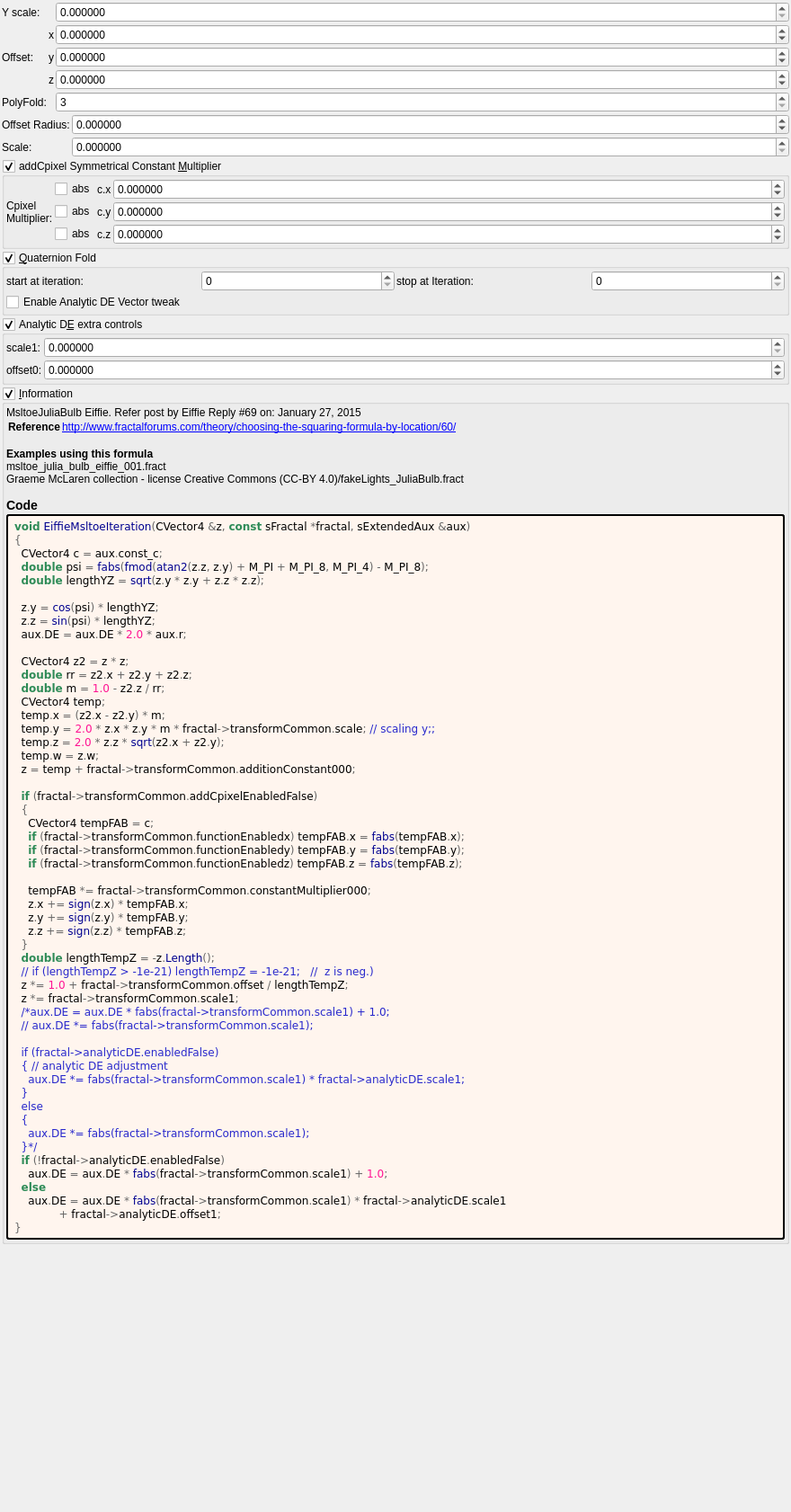
<?xml version="1.0" encoding="UTF-8"?>
<ui version="4.0">
 <class>Form</class>
 <widget class="QWidget" name="Form">
  <property name="geometry">
   <rect>
    <x>0</x>
    <y>0</y>
    <width>880</width>
    <height>1682</height>
   </rect>
  </property>
  <property name="windowTitle">
   <string notr="true">eiffie_msltoe</string>
  </property>
  <layout class="QVBoxLayout" name="verticalLayout">
   <property name="spacing">
    <number>2</number>
   </property>
   <property name="leftMargin">
    <number>2</number>
   </property>
   <property name="topMargin">
    <number>2</number>
   </property>
   <property name="rightMargin">
    <number>2</number>
   </property>
   <property name="bottomMargin">
    <number>2</number>
   </property>
   <item>
    <layout class="QGridLayout" name="gridLayout_6" columnstretch="0,0,1">
     <property name="spacing">
      <number>2</number>
     </property>
     <item row="3" column="1">
      <widget class="QLabel" name="label_266">
       <property name="text">
        <string notr="true">z</string>
       </property>
      </widget>
     </item>
     <item row="1" column="1">
      <widget class="QLabel" name="label_257">
       <property name="text">
        <string notr="true">x</string>
       </property>
      </widget>
     </item>
     <item row="0" column="2">
      <widget class="MyDoubleSpinBox" name="spinbox_transf_scale">
       <property name="sizePolicy">
        <sizepolicy hsizetype="Minimum" vsizetype="Maximum">
         <horstretch>0</horstretch>
         <verstretch>0</verstretch>
        </sizepolicy>
       </property>
       <property name="prefix">
        <string/>
       </property>
       <property name="suffix">
        <string/>
       </property>
       <property name="decimals">
        <number>6</number>
       </property>
       <property name="minimum">
        <double>0.000000000000000</double>
       </property>
       <property name="maximum">
        <double>99.998999999999995</double>
       </property>
       <property name="singleStep">
        <double>0.100000000000000</double>
       </property>
      </widget>
     </item>
     <item row="0" column="0">
      <widget class="QLabel" name="label_8">
       <property name="text">
        <string>Y scale:</string>
       </property>
      </widget>
     </item>
     <item row="2" column="1">
      <widget class="QLabel" name="label_264">
       <property name="text">
        <string notr="true">y</string>
       </property>
      </widget>
     </item>
     <item row="1" column="2">
      <widget class="MyDoubleSpinBox" name="spinbox3_transf_addition_constant_neg100_x">
       <property name="sizePolicy">
        <sizepolicy hsizetype="Minimum" vsizetype="Maximum">
         <horstretch>0</horstretch>
         <verstretch>0</verstretch>
        </sizepolicy>
       </property>
       <property name="prefix">
        <string/>
       </property>
       <property name="suffix">
        <string/>
       </property>
       <property name="decimals">
        <number>6</number>
       </property>
       <property name="minimum">
        <double>-99.989999999999995</double>
       </property>
       <property name="maximum">
        <double>99.989999999999995</double>
       </property>
       <property name="singleStep">
        <double>0.100000000000000</double>
       </property>
      </widget>
     </item>
     <item row="2" column="2">
      <widget class="MyDoubleSpinBox" name="spinbox3_transf_addition_constant_neg100_y">
       <property name="sizePolicy">
        <sizepolicy hsizetype="Minimum" vsizetype="Maximum">
         <horstretch>0</horstretch>
         <verstretch>0</verstretch>
        </sizepolicy>
       </property>
       <property name="prefix">
        <string/>
       </property>
       <property name="suffix">
        <string/>
       </property>
       <property name="decimals">
        <number>6</number>
       </property>
       <property name="minimum">
        <double>-99.989999999999995</double>
       </property>
       <property name="maximum">
        <double>99.989999999999995</double>
       </property>
       <property name="singleStep">
        <double>0.100000000000000</double>
       </property>
      </widget>
     </item>
     <item row="2" column="0">
      <widget class="QLabel" name="label_267">
       <property name="text">
        <string>Offset:</string>
       </property>
      </widget>
     </item>
     <item row="3" column="2">
      <widget class="MyDoubleSpinBox" name="spinbox3_transf_addition_constant_neg100_z">
       <property name="sizePolicy">
        <sizepolicy hsizetype="Minimum" vsizetype="Maximum">
         <horstretch>0</horstretch>
         <verstretch>0</verstretch>
        </sizepolicy>
       </property>
       <property name="prefix">
        <string/>
       </property>
       <property name="suffix">
        <string/>
       </property>
       <property name="decimals">
        <number>6</number>
       </property>
       <property name="minimum">
        <double>-99.989999999999995</double>
       </property>
       <property name="maximum">
        <double>99.989999999999995</double>
       </property>
       <property name="singleStep">
        <double>0.100000000000000</double>
       </property>
      </widget>
     </item>
     <item row="4" column="0">
      <widget class="QLabel" name="label_269">
       <property name="text">
        <string>PolyFold:</string>
       </property>
      </widget>
     </item>
     <item row="4" column="2">
      <widget class="MySpinBox" name="spinboxInt_transf_int8_Y">
       <property name="sizePolicy">
        <sizepolicy hsizetype="Minimum" vsizetype="Maximum">
         <horstretch>0</horstretch>
         <verstretch>0</verstretch>
        </sizepolicy>
       </property>
       <property name="minimum">
        <number>3</number>
       </property>
       <property name="maximum">
        <number>999</number>
       </property>
      </widget>
     </item>
    </layout>
   </item>
   <item>
    <layout class="QGridLayout" name="gridLayout_3" columnstretch="0,1">
     <property name="spacing">
      <number>2</number>
     </property>
     <item row="1" column="1">
      <widget class="MyDoubleSpinBox" name="spinbox_transf_scale_1">
       <property name="sizePolicy">
        <sizepolicy hsizetype="Minimum" vsizetype="Maximum">
         <horstretch>0</horstretch>
         <verstretch>0</verstretch>
        </sizepolicy>
       </property>
       <property name="prefix">
        <string/>
       </property>
       <property name="suffix">
        <string/>
       </property>
       <property name="decimals">
        <number>6</number>
       </property>
       <property name="minimum">
        <double>0.000000000000000</double>
       </property>
       <property name="maximum">
        <double>99.998999999999995</double>
       </property>
       <property name="singleStep">
        <double>0.100000000000000</double>
       </property>
      </widget>
     </item>
     <item row="0" column="0">
      <widget class="QLabel" name="label_146">
       <property name="text">
        <string>Offset Radius:</string>
       </property>
      </widget>
     </item>
     <item row="1" column="0">
      <widget class="QLabel" name="label_147">
       <property name="text">
        <string>Scale:</string>
       </property>
      </widget>
     </item>
     <item row="0" column="1">
      <widget class="MyDoubleSpinBox" name="spinbox_transf_offset">
       <property name="sizePolicy">
        <sizepolicy hsizetype="Minimum" vsizetype="Maximum">
         <horstretch>0</horstretch>
         <verstretch>0</verstretch>
        </sizepolicy>
       </property>
       <property name="prefix">
        <string/>
       </property>
       <property name="suffix">
        <string/>
       </property>
       <property name="decimals">
        <number>6</number>
       </property>
       <property name="minimum">
        <double>-99.998999999999995</double>
       </property>
       <property name="maximum">
        <double>99.998999999999995</double>
       </property>
       <property name="singleStep">
        <double>0.100000000000000</double>
       </property>
       <property name="value">
        <double>0.000000000000000</double>
       </property>
      </widget>
     </item>
    </layout>
   </item>
   <item>
    <widget class="MyGroupBox" name="groupCheck_transf_addCpixel_enabled_false">
     <property name="toolTip">
      <string>&lt;html&gt;&lt;head/&gt;&lt;body&gt;&lt;p&gt;Cpixel is CVector3 c = ( c.x, c.y, c.z). It is each original point (pixel) in 3D space where the iteration starts from, ( c = original z for each point .) It is commonly found in formula structures z = f(z) + c.&lt;/p&gt;&lt;p&gt;The Cpixel multiplier effectively scales this point &amp;quot;c&amp;quot; towards the origin.&lt;/p&gt;&lt;p&gt;This transform allows the addition or subtraction of Cpixel, dependent on whether z is postive or negative.&lt;/p&gt;&lt;p&gt;e.g if &lt;span style=&quot; font-style:italic;&quot;&gt;z.x&lt;/span&gt; is positive then &lt;span style=&quot; font-style:italic;&quot;&gt;fabs(c.x)&lt;/span&gt; is added, if &lt;span style=&quot; font-style:italic;&quot;&gt;z.x&lt;/span&gt; is negative then &lt;span style=&quot; font-style:italic;&quot;&gt;fabs(c)&lt;/span&gt; is subtracted. &lt;/p&gt;&lt;p&gt;Also try negative addCpixel constant multipliers.&lt;/p&gt;&lt;p&gt;If checkBoxes are disabled then Cpixel remains signed.&lt;/p&gt;&lt;p&gt;&lt;br/&gt;&lt;/p&gt;&lt;/body&gt;&lt;/html&gt;</string>
     </property>
     <property name="title">
      <string>addCpixel Symmetrical Constant &amp;Multiplier</string>
     </property>
     <property name="checkable">
      <bool>true</bool>
     </property>
     <layout class="QVBoxLayout" name="verticalLayout_49">
      <property name="spacing">
       <number>2</number>
      </property>
      <property name="leftMargin">
       <number>2</number>
      </property>
      <property name="topMargin">
       <number>2</number>
      </property>
      <property name="rightMargin">
       <number>2</number>
      </property>
      <property name="bottomMargin">
       <number>2</number>
      </property>
      <item>
       <layout class="QGridLayout" name="gridLayout_23" columnstretch="0,0,0,1">
        <property name="spacing">
         <number>2</number>
        </property>
        <item row="0" column="2">
         <widget class="QLabel" name="label_109">
          <property name="text">
           <string notr="true">c.x</string>
          </property>
         </widget>
        </item>
        <item row="2" column="3">
         <widget class="MyDoubleSpinBox" name="spinbox3_transf_constant_multiplier_000_z">
          <property name="sizePolicy">
           <sizepolicy hsizetype="Minimum" vsizetype="Maximum">
            <horstretch>0</horstretch>
            <verstretch>0</verstretch>
           </sizepolicy>
          </property>
          <property name="prefix">
           <string/>
          </property>
          <property name="suffix">
           <string/>
          </property>
          <property name="decimals">
           <number>6</number>
          </property>
          <property name="minimum">
           <double>-99.989999999999995</double>
          </property>
          <property name="maximum">
           <double>99.989999999999995</double>
          </property>
          <property name="singleStep">
           <double>0.100000000000000</double>
          </property>
         </widget>
        </item>
        <item row="2" column="1">
         <widget class="MyCheckBox" name="checkBox_transf_function_enabledz">
          <property name="text">
           <string notr="true">abs</string>
          </property>
         </widget>
        </item>
        <item row="1" column="3">
         <widget class="MyDoubleSpinBox" name="spinbox3_transf_constant_multiplier_000_y">
          <property name="sizePolicy">
           <sizepolicy hsizetype="Minimum" vsizetype="Maximum">
            <horstretch>0</horstretch>
            <verstretch>0</verstretch>
           </sizepolicy>
          </property>
          <property name="prefix">
           <string/>
          </property>
          <property name="suffix">
           <string/>
          </property>
          <property name="decimals">
           <number>6</number>
          </property>
          <property name="minimum">
           <double>-99.989999999999995</double>
          </property>
          <property name="maximum">
           <double>99.989999999999995</double>
          </property>
          <property name="singleStep">
           <double>0.100000000000000</double>
          </property>
         </widget>
        </item>
        <item row="2" column="2">
         <widget class="QLabel" name="label_111">
          <property name="text">
           <string notr="true">c.z</string>
          </property>
         </widget>
        </item>
        <item row="0" column="1">
         <widget class="MyCheckBox" name="checkBox_transf_function_enabledx">
          <property name="text">
           <string notr="true">abs</string>
          </property>
         </widget>
        </item>
        <item row="1" column="1">
         <widget class="MyCheckBox" name="checkBox_transf_function_enabledy">
          <property name="text">
           <string notr="true">abs</string>
          </property>
         </widget>
        </item>
        <item row="0" column="3">
         <widget class="MyDoubleSpinBox" name="spinbox3_transf_constant_multiplier_000_x">
          <property name="sizePolicy">
           <sizepolicy hsizetype="Minimum" vsizetype="Maximum">
            <horstretch>0</horstretch>
            <verstretch>0</verstretch>
           </sizepolicy>
          </property>
          <property name="prefix">
           <string/>
          </property>
          <property name="suffix">
           <string/>
          </property>
          <property name="decimals">
           <number>6</number>
          </property>
          <property name="minimum">
           <double>-99.989999999999995</double>
          </property>
          <property name="maximum">
           <double>99.989999999999995</double>
          </property>
          <property name="singleStep">
           <double>0.100000000000000</double>
          </property>
         </widget>
        </item>
        <item row="1" column="2">
         <widget class="QLabel" name="label_110">
          <property name="text">
           <string notr="true">c.y</string>
          </property>
         </widget>
        </item>
        <item row="0" column="0" rowspan="3">
         <widget class="QLabel" name="label_112">
          <property name="text">
           <string>Cpixel 
Multiplier:</string>
          </property>
         </widget>
        </item>
       </layout>
      </item>
     </layout>
    </widget>
   </item>
   <item>
    <widget class="MyGroupBox" name="groupCheck_transf_function_enabled_false">
     <property name="title">
      <string>&amp;Quaternion Fold</string>
     </property>
     <property name="checkable">
      <bool>true</bool>
     </property>
     <layout class="QVBoxLayout" name="verticalLayout_10" stretch="0,0">
      <property name="spacing">
       <number>2</number>
      </property>
      <property name="leftMargin">
       <number>2</number>
      </property>
      <property name="topMargin">
       <number>2</number>
      </property>
      <property name="rightMargin">
       <number>2</number>
      </property>
      <property name="bottomMargin">
       <number>2</number>
      </property>
      <item>
       <layout class="QGridLayout" name="gridLayout_2">
        <property name="spacing">
         <number>2</number>
        </property>
        <item row="0" column="1">
         <widget class="MySpinBox" name="spinboxInt_transf_start_iterations_A">
          <property name="sizePolicy">
           <sizepolicy hsizetype="Minimum" vsizetype="Maximum">
            <horstretch>0</horstretch>
            <verstretch>0</verstretch>
           </sizepolicy>
          </property>
          <property name="minimum">
           <number>0</number>
          </property>
          <property name="maximum">
           <number>999</number>
          </property>
          <property name="value">
           <number>0</number>
          </property>
         </widget>
        </item>
        <item row="0" column="0">
         <widget class="QLabel" name="label_52">
          <property name="text">
           <string>start at iteration:</string>
          </property>
         </widget>
        </item>
        <item row="0" column="2">
         <widget class="QLabel" name="label_53">
          <property name="text">
           <string>stop at Iteration:</string>
          </property>
         </widget>
        </item>
        <item row="0" column="3">
         <widget class="MySpinBox" name="spinboxInt_transf_stop_iterations_A">
          <property name="sizePolicy">
           <sizepolicy hsizetype="Minimum" vsizetype="Maximum">
            <horstretch>0</horstretch>
            <verstretch>0</verstretch>
           </sizepolicy>
          </property>
          <property name="maximum">
           <number>999</number>
          </property>
         </widget>
        </item>
       </layout>
      </item>
      <item>
       <widget class="MyCheckBox" name="checkBox_analyticDE_enabled_false">
        <property name="text">
         <string>Enable Analytic DE Vector tweak</string>
        </property>
       </widget>
      </item>
     </layout>
    </widget>
   </item>
   <item>
    <widget class="MyGroupBox" name="groupCheck_analyticDE_enabled_false">
     <property name="toolTip">
      <string>&lt;html&gt;&lt;head/&gt;&lt;body&gt;&lt;p&gt;Adjusts the DE every time this slot is iterated.&lt;/p&gt;&lt;p&gt;The aim is to keep these parameters as low as possible.&lt;/p&gt;&lt;p&gt;High values improve the DE, but detail is lost.&lt;/p&gt;&lt;p&gt;Occasionally a negative Offset value is used. &lt;/p&gt;&lt;/body&gt;&lt;/html&gt;</string>
     </property>
     <property name="title">
      <string>Analytic D&amp;E extra controls</string>
     </property>
     <property name="checkable">
      <bool>true</bool>
     </property>
     <layout class="QVBoxLayout" name="verticalLayout_13" stretch="0">
      <property name="spacing">
       <number>2</number>
      </property>
      <property name="leftMargin">
       <number>2</number>
      </property>
      <property name="topMargin">
       <number>2</number>
      </property>
      <property name="rightMargin">
       <number>2</number>
      </property>
      <property name="bottomMargin">
       <number>2</number>
      </property>
      <item>
       <layout class="QGridLayout" name="gridLayout_27" columnstretch="0,0,1">
        <property name="spacing">
         <number>2</number>
        </property>
        <item row="1" column="1">
         <widget class="QLabel" name="label_177">
          <property name="text">
           <string>offset0:</string>
          </property>
         </widget>
        </item>
        <item row="1" column="2">
         <widget class="MyDoubleSpinBox" name="spinbox_analyticDE_offset_0">
          <property name="sizePolicy">
           <sizepolicy hsizetype="Minimum" vsizetype="Maximum">
            <horstretch>0</horstretch>
            <verstretch>0</verstretch>
           </sizepolicy>
          </property>
          <property name="prefix">
           <string/>
          </property>
          <property name="suffix">
           <string/>
          </property>
          <property name="decimals">
           <number>6</number>
          </property>
          <property name="minimum">
           <double>-99.989999999999995</double>
          </property>
          <property name="maximum">
           <double>99.989999999999995</double>
          </property>
          <property name="singleStep">
           <double>0.100000000000000</double>
          </property>
         </widget>
        </item>
        <item row="0" column="2">
         <widget class="MyDoubleSpinBox" name="spinbox_analyticDE_scale_1">
          <property name="sizePolicy">
           <sizepolicy hsizetype="Minimum" vsizetype="Maximum">
            <horstretch>0</horstretch>
            <verstretch>0</verstretch>
           </sizepolicy>
          </property>
          <property name="prefix">
           <string/>
          </property>
          <property name="suffix">
           <string/>
          </property>
          <property name="decimals">
           <number>6</number>
          </property>
          <property name="minimum">
           <double>0.000000000000000</double>
          </property>
          <property name="maximum">
           <double>99.989999999999995</double>
          </property>
          <property name="singleStep">
           <double>0.100000000000000</double>
          </property>
         </widget>
        </item>
        <item row="0" column="1">
         <widget class="QLabel" name="label_182">
          <property name="text">
           <string>scale1:</string>
          </property>
         </widget>
        </item>
       </layout>
      </item>
     </layout>
    </widget>
   </item>
   <item>
    <widget class="MyGroupBox" name="groupCheck_info">
     <property name="title">
      <string>&amp;Information</string>
     </property>
     <property name="flat">
      <bool>false</bool>
     </property>
     <property name="checkable">
      <bool>true</bool>
     </property>
     <layout class="QVBoxLayout" name="verticalLayout_2">
      <property name="spacing">
       <number>2</number>
      </property>
      <property name="leftMargin">
       <number>2</number>
      </property>
      <property name="topMargin">
       <number>2</number>
      </property>
      <property name="rightMargin">
       <number>2</number>
      </property>
      <property name="bottomMargin">
       <number>2</number>
      </property>
      <item>
       <widget class="QLabel" name="label_information_general">
        <property name="text">
         <string notr="true">&lt;p&gt;MsltoeJuliaBulb Eiffie. Refer post by Eiffie    Reply #69 on: January 27, 2015&lt;/p&gt;&lt;table&gt;
&lt;tr&gt;&lt;th&gt;Reference&lt;/th&gt;&lt;td&gt;&lt;a href=&quot;http://www.fractalforums.com/theory/choosing-the-squaring-formula-by-location/60/&quot;&gt;http://www.fractalforums.com/theory/choosing-the-squaring-formula-by-location/60/&lt;br&gt;
&lt;/td&gt;&lt;/tr&gt;
&lt;/table&gt;
&lt;br&gt;&lt;b&gt;Examples using this formula&lt;/b&gt;&lt;br&gt;msltoe_julia_bulb_eiffie_001.fract&lt;br&gt;Graeme McLaren  collection - license Creative Commons  (CC-BY 4.0)/fakeLights_JuliaBulb.fract&lt;h3&gt;Code&lt;/h3&gt;</string>
        </property>
        <property name="wordWrap">
         <bool>true</bool>
        </property>
        <property name="openExternalLinks">
         <bool>true</bool>
        </property>
        <property name="textInteractionFlags">
         <set>Qt::LinksAccessibleByMouse|Qt::TextSelectableByMouse</set>
        </property>
       </widget>
      </item>
      <item>
       <widget class="QLabel" name="label_code_content">
        <property name="styleSheet">
         <string notr="true">border-style: outset; border-width: 2px; border-radius: 3px; border-color: black; background-color: #fff5ee; padding: 4px;</string>
        </property>
        <property name="text">
         <string notr="true">&lt;body style=&quot;background-color:#fff5ee&quot;&gt;
&lt;pre style=&quot;color:#000000; background-color:#fff5ee;  font-family:'Courier New',monospace;&quot;&gt;&lt;span style=&quot;color:#2e8b57; font-weight:bold&quot;&gt;void&lt;/span&gt; &lt;span style=&quot;color:#00008f&quot;&gt;EiffieMsltoeIteration&lt;/span&gt;&lt;span style=&quot;color:#676767&quot;&gt;(&lt;/span&gt;CVector4 &lt;span style=&quot;color:#676767&quot;&gt;&amp;amp;&lt;/span&gt;z&lt;span style=&quot;color:#676767&quot;&gt;,&lt;/span&gt; &lt;span style=&quot;color:#2e8b57; font-weight:bold&quot;&gt;const&lt;/span&gt; sFractal &lt;span style=&quot;color:#676767&quot;&gt;*&lt;/span&gt;fractal&lt;span style=&quot;color:#676767&quot;&gt;,&lt;/span&gt; sExtendedAux &lt;span style=&quot;color:#676767&quot;&gt;&amp;amp;&lt;/span&gt;aux&lt;span style=&quot;color:#676767&quot;&gt;)&lt;/span&gt;
&lt;span style=&quot;color:#676767&quot;&gt;{&lt;/span&gt;
  CVector4 c &lt;span style=&quot;color:#676767&quot;&gt;=&lt;/span&gt; aux&lt;span style=&quot;color:#676767&quot;&gt;.&lt;/span&gt;const_c&lt;span style=&quot;color:#676767&quot;&gt;;&lt;/span&gt;
  &lt;span style=&quot;color:#2e8b57; font-weight:bold&quot;&gt;double&lt;/span&gt; psi &lt;span style=&quot;color:#676767&quot;&gt;=&lt;/span&gt; &lt;span style=&quot;color:#00008f&quot;&gt;fabs&lt;/span&gt;&lt;span style=&quot;color:#676767&quot;&gt;(&lt;/span&gt;&lt;span style=&quot;color:#00008f&quot;&gt;fmod&lt;/span&gt;&lt;span style=&quot;color:#676767&quot;&gt;(&lt;/span&gt;&lt;span style=&quot;color:#00008f&quot;&gt;atan2&lt;/span&gt;&lt;span style=&quot;color:#676767&quot;&gt;(&lt;/span&gt;z&lt;span style=&quot;color:#676767&quot;&gt;.&lt;/span&gt;z&lt;span style=&quot;color:#676767&quot;&gt;,&lt;/span&gt; z&lt;span style=&quot;color:#676767&quot;&gt;.&lt;/span&gt;y&lt;span style=&quot;color:#676767&quot;&gt;) +&lt;/span&gt; M_PI &lt;span style=&quot;color:#676767&quot;&gt;+&lt;/span&gt; M_PI_8&lt;span style=&quot;color:#676767&quot;&gt;,&lt;/span&gt; M_PI_4&lt;span style=&quot;color:#676767&quot;&gt;) -&lt;/span&gt; M_PI_8&lt;span style=&quot;color:#676767&quot;&gt;);&lt;/span&gt;
  &lt;span style=&quot;color:#2e8b57; font-weight:bold&quot;&gt;double&lt;/span&gt; lengthYZ &lt;span style=&quot;color:#676767&quot;&gt;=&lt;/span&gt; &lt;span style=&quot;color:#00008f&quot;&gt;sqrt&lt;/span&gt;&lt;span style=&quot;color:#676767&quot;&gt;(&lt;/span&gt;z&lt;span style=&quot;color:#676767&quot;&gt;.&lt;/span&gt;y &lt;span style=&quot;color:#676767&quot;&gt;*&lt;/span&gt; z&lt;span style=&quot;color:#676767&quot;&gt;.&lt;/span&gt;y &lt;span style=&quot;color:#676767&quot;&gt;+&lt;/span&gt; z&lt;span style=&quot;color:#676767&quot;&gt;.&lt;/span&gt;z &lt;span style=&quot;color:#676767&quot;&gt;*&lt;/span&gt; z&lt;span style=&quot;color:#676767&quot;&gt;.&lt;/span&gt;z&lt;span style=&quot;color:#676767&quot;&gt;);&lt;/span&gt;

  z&lt;span style=&quot;color:#676767&quot;&gt;.&lt;/span&gt;y &lt;span style=&quot;color:#676767&quot;&gt;=&lt;/span&gt; &lt;span style=&quot;color:#00008f&quot;&gt;cos&lt;/span&gt;&lt;span style=&quot;color:#676767&quot;&gt;(&lt;/span&gt;psi&lt;span style=&quot;color:#676767&quot;&gt;) *&lt;/span&gt; lengthYZ&lt;span style=&quot;color:#676767&quot;&gt;;&lt;/span&gt;
  z&lt;span style=&quot;color:#676767&quot;&gt;.&lt;/span&gt;z &lt;span style=&quot;color:#676767&quot;&gt;=&lt;/span&gt; &lt;span style=&quot;color:#00008f&quot;&gt;sin&lt;/span&gt;&lt;span style=&quot;color:#676767&quot;&gt;(&lt;/span&gt;psi&lt;span style=&quot;color:#676767&quot;&gt;) *&lt;/span&gt; lengthYZ&lt;span style=&quot;color:#676767&quot;&gt;;&lt;/span&gt;
  aux&lt;span style=&quot;color:#676767&quot;&gt;.&lt;/span&gt;DE &lt;span style=&quot;color:#676767&quot;&gt;=&lt;/span&gt; aux&lt;span style=&quot;color:#676767&quot;&gt;.&lt;/span&gt;DE &lt;span style=&quot;color:#676767&quot;&gt;*&lt;/span&gt; &lt;span style=&quot;color:#ff1493&quot;&gt;2.0&lt;/span&gt; &lt;span style=&quot;color:#676767&quot;&gt;*&lt;/span&gt; aux&lt;span style=&quot;color:#676767&quot;&gt;.&lt;/span&gt;r&lt;span style=&quot;color:#676767&quot;&gt;;&lt;/span&gt;

  CVector4 z2 &lt;span style=&quot;color:#676767&quot;&gt;=&lt;/span&gt; z &lt;span style=&quot;color:#676767&quot;&gt;*&lt;/span&gt; z&lt;span style=&quot;color:#676767&quot;&gt;;&lt;/span&gt;
  &lt;span style=&quot;color:#2e8b57; font-weight:bold&quot;&gt;double&lt;/span&gt; rr &lt;span style=&quot;color:#676767&quot;&gt;=&lt;/span&gt; z2&lt;span style=&quot;color:#676767&quot;&gt;.&lt;/span&gt;x &lt;span style=&quot;color:#676767&quot;&gt;+&lt;/span&gt; z2&lt;span style=&quot;color:#676767&quot;&gt;.&lt;/span&gt;y &lt;span style=&quot;color:#676767&quot;&gt;+&lt;/span&gt; z2&lt;span style=&quot;color:#676767&quot;&gt;.&lt;/span&gt;z&lt;span style=&quot;color:#676767&quot;&gt;;&lt;/span&gt;
  &lt;span style=&quot;color:#2e8b57; font-weight:bold&quot;&gt;double&lt;/span&gt; m &lt;span style=&quot;color:#676767&quot;&gt;=&lt;/span&gt; &lt;span style=&quot;color:#ff1493&quot;&gt;1.0&lt;/span&gt; &lt;span style=&quot;color:#676767&quot;&gt;-&lt;/span&gt; z2&lt;span style=&quot;color:#676767&quot;&gt;.&lt;/span&gt;z &lt;span style=&quot;color:#676767&quot;&gt;/&lt;/span&gt; rr&lt;span style=&quot;color:#676767&quot;&gt;;&lt;/span&gt;
  CVector4 temp&lt;span style=&quot;color:#676767&quot;&gt;;&lt;/span&gt;
  temp&lt;span style=&quot;color:#676767&quot;&gt;.&lt;/span&gt;x &lt;span style=&quot;color:#676767&quot;&gt;= (&lt;/span&gt;z2&lt;span style=&quot;color:#676767&quot;&gt;.&lt;/span&gt;x &lt;span style=&quot;color:#676767&quot;&gt;-&lt;/span&gt; z2&lt;span style=&quot;color:#676767&quot;&gt;.&lt;/span&gt;y&lt;span style=&quot;color:#676767&quot;&gt;) *&lt;/span&gt; m&lt;span style=&quot;color:#676767&quot;&gt;;&lt;/span&gt;
  temp&lt;span style=&quot;color:#676767&quot;&gt;.&lt;/span&gt;y &lt;span style=&quot;color:#676767&quot;&gt;=&lt;/span&gt; &lt;span style=&quot;color:#ff1493&quot;&gt;2.0&lt;/span&gt; &lt;span style=&quot;color:#676767&quot;&gt;*&lt;/span&gt; z&lt;span style=&quot;color:#676767&quot;&gt;.&lt;/span&gt;x &lt;span style=&quot;color:#676767&quot;&gt;*&lt;/span&gt; z&lt;span style=&quot;color:#676767&quot;&gt;.&lt;/span&gt;y &lt;span style=&quot;color:#676767&quot;&gt;*&lt;/span&gt; m &lt;span style=&quot;color:#676767&quot;&gt;*&lt;/span&gt; fractal&lt;span style=&quot;color:#676767&quot;&gt;-&amp;gt;&lt;/span&gt;transformCommon&lt;span style=&quot;color:#676767&quot;&gt;.&lt;/span&gt;scale&lt;span style=&quot;color:#676767&quot;&gt;;&lt;/span&gt; &lt;span style=&quot;color:#2929cc&quot;&gt;// scaling y;;&lt;/span&gt;
  temp&lt;span style=&quot;color:#676767&quot;&gt;.&lt;/span&gt;z &lt;span style=&quot;color:#676767&quot;&gt;=&lt;/span&gt; &lt;span style=&quot;color:#ff1493&quot;&gt;2.0&lt;/span&gt; &lt;span style=&quot;color:#676767&quot;&gt;*&lt;/span&gt; z&lt;span style=&quot;color:#676767&quot;&gt;.&lt;/span&gt;z &lt;span style=&quot;color:#676767&quot;&gt;*&lt;/span&gt; &lt;span style=&quot;color:#00008f&quot;&gt;sqrt&lt;/span&gt;&lt;span style=&quot;color:#676767&quot;&gt;(&lt;/span&gt;z2&lt;span style=&quot;color:#676767&quot;&gt;.&lt;/span&gt;x &lt;span style=&quot;color:#676767&quot;&gt;+&lt;/span&gt; z2&lt;span style=&quot;color:#676767&quot;&gt;.&lt;/span&gt;y&lt;span style=&quot;color:#676767&quot;&gt;);&lt;/span&gt;
  temp&lt;span style=&quot;color:#676767&quot;&gt;.&lt;/span&gt;w &lt;span style=&quot;color:#676767&quot;&gt;=&lt;/span&gt; z&lt;span style=&quot;color:#676767&quot;&gt;.&lt;/span&gt;w&lt;span style=&quot;color:#676767&quot;&gt;;&lt;/span&gt;
  z &lt;span style=&quot;color:#676767&quot;&gt;=&lt;/span&gt; temp &lt;span style=&quot;color:#676767&quot;&gt;+&lt;/span&gt; fractal&lt;span style=&quot;color:#676767&quot;&gt;-&amp;gt;&lt;/span&gt;transformCommon&lt;span style=&quot;color:#676767&quot;&gt;.&lt;/span&gt;additionConstant000&lt;span style=&quot;color:#676767&quot;&gt;;&lt;/span&gt;

  &lt;span style=&quot;color:#2e8b57; font-weight:bold&quot;&gt;if&lt;/span&gt; &lt;span style=&quot;color:#676767&quot;&gt;(&lt;/span&gt;fractal&lt;span style=&quot;color:#676767&quot;&gt;-&amp;gt;&lt;/span&gt;transformCommon&lt;span style=&quot;color:#676767&quot;&gt;.&lt;/span&gt;addCpixelEnabledFalse&lt;span style=&quot;color:#676767&quot;&gt;)&lt;/span&gt;
  &lt;span style=&quot;color:#676767&quot;&gt;{&lt;/span&gt;
    CVector4 tempFAB &lt;span style=&quot;color:#676767&quot;&gt;=&lt;/span&gt; c&lt;span style=&quot;color:#676767&quot;&gt;;&lt;/span&gt;
    &lt;span style=&quot;color:#2e8b57; font-weight:bold&quot;&gt;if&lt;/span&gt; &lt;span style=&quot;color:#676767&quot;&gt;(&lt;/span&gt;fractal&lt;span style=&quot;color:#676767&quot;&gt;-&amp;gt;&lt;/span&gt;transformCommon&lt;span style=&quot;color:#676767&quot;&gt;.&lt;/span&gt;functionEnabledx&lt;span style=&quot;color:#676767&quot;&gt;)&lt;/span&gt; tempFAB&lt;span style=&quot;color:#676767&quot;&gt;.&lt;/span&gt;x &lt;span style=&quot;color:#676767&quot;&gt;=&lt;/span&gt; &lt;span style=&quot;color:#00008f&quot;&gt;fabs&lt;/span&gt;&lt;span style=&quot;color:#676767&quot;&gt;(&lt;/span&gt;tempFAB&lt;span style=&quot;color:#676767&quot;&gt;.&lt;/span&gt;x&lt;span style=&quot;color:#676767&quot;&gt;);&lt;/span&gt;
    &lt;span style=&quot;color:#2e8b57; font-weight:bold&quot;&gt;if&lt;/span&gt; &lt;span style=&quot;color:#676767&quot;&gt;(&lt;/span&gt;fractal&lt;span style=&quot;color:#676767&quot;&gt;-&amp;gt;&lt;/span&gt;transformCommon&lt;span style=&quot;color:#676767&quot;&gt;.&lt;/span&gt;functionEnabledy&lt;span style=&quot;color:#676767&quot;&gt;)&lt;/span&gt; tempFAB&lt;span style=&quot;color:#676767&quot;&gt;.&lt;/span&gt;y &lt;span style=&quot;color:#676767&quot;&gt;=&lt;/span&gt; &lt;span style=&quot;color:#00008f&quot;&gt;fabs&lt;/span&gt;&lt;span style=&quot;color:#676767&quot;&gt;(&lt;/span&gt;tempFAB&lt;span style=&quot;color:#676767&quot;&gt;.&lt;/span&gt;y&lt;span style=&quot;color:#676767&quot;&gt;);&lt;/span&gt;
    &lt;span style=&quot;color:#2e8b57; font-weight:bold&quot;&gt;if&lt;/span&gt; &lt;span style=&quot;color:#676767&quot;&gt;(&lt;/span&gt;fractal&lt;span style=&quot;color:#676767&quot;&gt;-&amp;gt;&lt;/span&gt;transformCommon&lt;span style=&quot;color:#676767&quot;&gt;.&lt;/span&gt;functionEnabledz&lt;span style=&quot;color:#676767&quot;&gt;)&lt;/span&gt; tempFAB&lt;span style=&quot;color:#676767&quot;&gt;.&lt;/span&gt;z &lt;span style=&quot;color:#676767&quot;&gt;=&lt;/span&gt; &lt;span style=&quot;color:#00008f&quot;&gt;fabs&lt;/span&gt;&lt;span style=&quot;color:#676767&quot;&gt;(&lt;/span&gt;tempFAB&lt;span style=&quot;color:#676767&quot;&gt;.&lt;/span&gt;z&lt;span style=&quot;color:#676767&quot;&gt;);&lt;/span&gt;

    tempFAB &lt;span style=&quot;color:#676767&quot;&gt;*=&lt;/span&gt; fractal&lt;span style=&quot;color:#676767&quot;&gt;-&amp;gt;&lt;/span&gt;transformCommon&lt;span style=&quot;color:#676767&quot;&gt;.&lt;/span&gt;constantMultiplier000&lt;span style=&quot;color:#676767&quot;&gt;;&lt;/span&gt;
    z&lt;span style=&quot;color:#676767&quot;&gt;.&lt;/span&gt;x &lt;span style=&quot;color:#676767&quot;&gt;+=&lt;/span&gt; &lt;span style=&quot;color:#00008f&quot;&gt;sign&lt;/span&gt;&lt;span style=&quot;color:#676767&quot;&gt;(&lt;/span&gt;z&lt;span style=&quot;color:#676767&quot;&gt;.&lt;/span&gt;x&lt;span style=&quot;color:#676767&quot;&gt;) *&lt;/span&gt; tempFAB&lt;span style=&quot;color:#676767&quot;&gt;.&lt;/span&gt;x&lt;span style=&quot;color:#676767&quot;&gt;;&lt;/span&gt;
    z&lt;span style=&quot;color:#676767&quot;&gt;.&lt;/span&gt;y &lt;span style=&quot;color:#676767&quot;&gt;+=&lt;/span&gt; &lt;span style=&quot;color:#00008f&quot;&gt;sign&lt;/span&gt;&lt;span style=&quot;color:#676767&quot;&gt;(&lt;/span&gt;z&lt;span style=&quot;color:#676767&quot;&gt;.&lt;/span&gt;y&lt;span style=&quot;color:#676767&quot;&gt;) *&lt;/span&gt; tempFAB&lt;span style=&quot;color:#676767&quot;&gt;.&lt;/span&gt;y&lt;span style=&quot;color:#676767&quot;&gt;;&lt;/span&gt;
    z&lt;span style=&quot;color:#676767&quot;&gt;.&lt;/span&gt;z &lt;span style=&quot;color:#676767&quot;&gt;+=&lt;/span&gt; &lt;span style=&quot;color:#00008f&quot;&gt;sign&lt;/span&gt;&lt;span style=&quot;color:#676767&quot;&gt;(&lt;/span&gt;z&lt;span style=&quot;color:#676767&quot;&gt;.&lt;/span&gt;z&lt;span style=&quot;color:#676767&quot;&gt;) *&lt;/span&gt; tempFAB&lt;span style=&quot;color:#676767&quot;&gt;.&lt;/span&gt;z&lt;span style=&quot;color:#676767&quot;&gt;;&lt;/span&gt;
  &lt;span style=&quot;color:#676767&quot;&gt;}&lt;/span&gt;
  &lt;span style=&quot;color:#2e8b57; font-weight:bold&quot;&gt;double&lt;/span&gt; lengthTempZ &lt;span style=&quot;color:#676767&quot;&gt;= -&lt;/span&gt;z&lt;span style=&quot;color:#676767&quot;&gt;.&lt;/span&gt;&lt;span style=&quot;color:#00008f&quot;&gt;Length&lt;/span&gt;&lt;span style=&quot;color:#676767&quot;&gt;();&lt;/span&gt;
  &lt;span style=&quot;color:#2929cc&quot;&gt;// if (lengthTempZ &amp;gt; -1e-21) lengthTempZ = -1e-21;   //  z is neg.)&lt;/span&gt;
  z &lt;span style=&quot;color:#676767&quot;&gt;*=&lt;/span&gt; &lt;span style=&quot;color:#ff1493&quot;&gt;1.0&lt;/span&gt; &lt;span style=&quot;color:#676767&quot;&gt;+&lt;/span&gt; fractal&lt;span style=&quot;color:#676767&quot;&gt;-&amp;gt;&lt;/span&gt;transformCommon&lt;span style=&quot;color:#676767&quot;&gt;.&lt;/span&gt;offset &lt;span style=&quot;color:#676767&quot;&gt;/&lt;/span&gt; lengthTempZ&lt;span style=&quot;color:#676767&quot;&gt;;&lt;/span&gt;
  z &lt;span style=&quot;color:#676767&quot;&gt;*=&lt;/span&gt; fractal&lt;span style=&quot;color:#676767&quot;&gt;-&amp;gt;&lt;/span&gt;transformCommon&lt;span style=&quot;color:#676767&quot;&gt;.&lt;/span&gt;scale1&lt;span style=&quot;color:#676767&quot;&gt;;&lt;/span&gt;
  &lt;span style=&quot;color:#2929cc&quot;&gt;/*aux.DE = aux.DE * fabs(fractal-&amp;gt;transformCommon.scale1) + 1.0;&lt;/span&gt;
&lt;span style=&quot;color:#2929cc&quot;&gt;  // aux.DE *= fabs(fractal-&amp;gt;transformCommon.scale1);&lt;/span&gt;
&lt;span style=&quot;color:#2929cc&quot;&gt;&lt;/span&gt;
&lt;span style=&quot;color:#2929cc&quot;&gt;  if (fractal-&amp;gt;analyticDE.enabledFalse)&lt;/span&gt;
&lt;span style=&quot;color:#2929cc&quot;&gt;  { // analytic DE adjustment&lt;/span&gt;
&lt;span style=&quot;color:#2929cc&quot;&gt;    aux.DE *= fabs(fractal-&amp;gt;transformCommon.scale1) * fractal-&amp;gt;analyticDE.scale1;&lt;/span&gt;
&lt;span style=&quot;color:#2929cc&quot;&gt;  }&lt;/span&gt;
&lt;span style=&quot;color:#2929cc&quot;&gt;  else&lt;/span&gt;
&lt;span style=&quot;color:#2929cc&quot;&gt;  {&lt;/span&gt;
&lt;span style=&quot;color:#2929cc&quot;&gt;    aux.DE *= fabs(fractal-&amp;gt;transformCommon.scale1);&lt;/span&gt;
&lt;span style=&quot;color:#2929cc&quot;&gt;  }*/&lt;/span&gt;
  &lt;span style=&quot;color:#2e8b57; font-weight:bold&quot;&gt;if&lt;/span&gt; &lt;span style=&quot;color:#676767&quot;&gt;(!&lt;/span&gt;fractal&lt;span style=&quot;color:#676767&quot;&gt;-&amp;gt;&lt;/span&gt;analyticDE&lt;span style=&quot;color:#676767&quot;&gt;.&lt;/span&gt;enabledFalse&lt;span style=&quot;color:#676767&quot;&gt;)&lt;/span&gt;
    aux&lt;span style=&quot;color:#676767&quot;&gt;.&lt;/span&gt;DE &lt;span style=&quot;color:#676767&quot;&gt;=&lt;/span&gt; aux&lt;span style=&quot;color:#676767&quot;&gt;.&lt;/span&gt;DE &lt;span style=&quot;color:#676767&quot;&gt;*&lt;/span&gt; &lt;span style=&quot;color:#00008f&quot;&gt;fabs&lt;/span&gt;&lt;span style=&quot;color:#676767&quot;&gt;(&lt;/span&gt;fractal&lt;span style=&quot;color:#676767&quot;&gt;-&amp;gt;&lt;/span&gt;transformCommon&lt;span style=&quot;color:#676767&quot;&gt;.&lt;/span&gt;scale1&lt;span style=&quot;color:#676767&quot;&gt;) +&lt;/span&gt; &lt;span style=&quot;color:#ff1493&quot;&gt;1.0&lt;/span&gt;&lt;span style=&quot;color:#676767&quot;&gt;;&lt;/span&gt;
  &lt;span style=&quot;color:#2e8b57; font-weight:bold&quot;&gt;else&lt;/span&gt;
    aux&lt;span style=&quot;color:#676767&quot;&gt;.&lt;/span&gt;DE &lt;span style=&quot;color:#676767&quot;&gt;=&lt;/span&gt; aux&lt;span style=&quot;color:#676767&quot;&gt;.&lt;/span&gt;DE &lt;span style=&quot;color:#676767&quot;&gt;*&lt;/span&gt; &lt;span style=&quot;color:#00008f&quot;&gt;fabs&lt;/span&gt;&lt;span style=&quot;color:#676767&quot;&gt;(&lt;/span&gt;fractal&lt;span style=&quot;color:#676767&quot;&gt;-&amp;gt;&lt;/span&gt;transformCommon&lt;span style=&quot;color:#676767&quot;&gt;.&lt;/span&gt;scale1&lt;span style=&quot;color:#676767&quot;&gt;) *&lt;/span&gt; fractal&lt;span style=&quot;color:#676767&quot;&gt;-&amp;gt;&lt;/span&gt;analyticDE&lt;span style=&quot;color:#676767&quot;&gt;.&lt;/span&gt;scale1
             &lt;span style=&quot;color:#676767&quot;&gt;+&lt;/span&gt; fractal&lt;span style=&quot;color:#676767&quot;&gt;-&amp;gt;&lt;/span&gt;analyticDE&lt;span style=&quot;color:#676767&quot;&gt;.&lt;/span&gt;offset1&lt;span style=&quot;color:#676767&quot;&gt;;&lt;/span&gt;
&lt;span style=&quot;color:#676767&quot;&gt;}&lt;/span&gt;
&lt;/pre&gt;
&lt;/body&gt;</string>
        </property>
        <property name="wordWrap">
         <bool>true</bool>
        </property>
        <property name="openExternalLinks">
         <bool>true</bool>
        </property>
        <property name="textInteractionFlags">
         <set>Qt::LinksAccessibleByMouse|Qt::TextSelectableByMouse</set>
        </property>
       </widget>
      </item>
     </layout>
    </widget>
   </item>
   <item>
    <spacer name="verticalSpacer">
     <property name="orientation">
      <enum>Qt::Vertical</enum>
     </property>
     <property name="sizeHint" stdset="0">
      <size>
       <width>20</width>
       <height>40</height>
      </size>
     </property>
    </spacer>
   </item>
  </layout>
 </widget>
 <customwidgets>
  <customwidget>
   <class>MyDoubleSpinBox</class>
   <extends>QDoubleSpinBox</extends>
   <header>my_double_spin_box.h</header>
  </customwidget>
  <customwidget>
   <class>MyGroupBox</class>
   <extends>QGroupBox</extends>
   <header>my_group_box.h</header>
   <container>1</container>
  </customwidget>
  <customwidget>
   <class>MyCheckBox</class>
   <extends>QCheckBox</extends>
   <header>my_check_box.h</header>
  </customwidget>
  <customwidget>
   <class>MySpinBox</class>
   <extends>QSpinBox</extends>
   <header>my_spin_box.h</header>
  </customwidget>
 </customwidgets>
 <tabstops>
  <tabstop>spinbox_transf_offset</tabstop>
  <tabstop>spinbox_transf_scale_1</tabstop>
  <tabstop>groupCheck_transf_addCpixel_enabled_false</tabstop>
  <tabstop>checkBox_transf_function_enabledx</tabstop>
  <tabstop>spinbox3_transf_constant_multiplier_000_x</tabstop>
  <tabstop>checkBox_transf_function_enabledy</tabstop>
  <tabstop>spinbox3_transf_constant_multiplier_000_y</tabstop>
  <tabstop>checkBox_transf_function_enabledz</tabstop>
  <tabstop>spinbox3_transf_constant_multiplier_000_z</tabstop>
  <tabstop>groupCheck_info</tabstop>
 </tabstops>
 <resources/>
 <connections/>
</ui>
